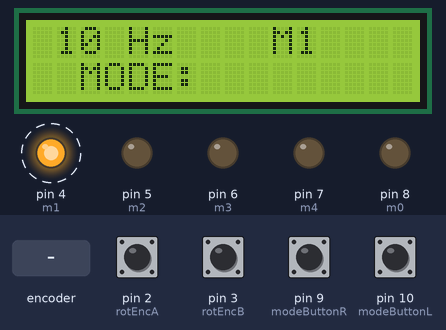
Bench run of a sketch on a simulated Arduino Uno, built with avr-gcc and run on an emulated ATmega328P. On the bench: 16×2 character LCD, output pins drawn as LEDs (lit = HIGH). Dashed ring = blinking. Inputs (shaded band) come from the test bench; at power-on: pin 2 (rotEncA), pin 3 (rotEncB) HIGH, pin 9 (modeButtonR), pin 10 (modeButtonL) LOW.

Above: at 1.2 s.
1.3 s: pin 9 (modeButtonR) pulled HIGH for 0.15 s
2.0 s: pin 10 (modeButtonL) pulled HIGH for 0.15 s
2.7 s: pin 10 (modeButtonL) pulled HIGH for 1 s
At 2.87 s:
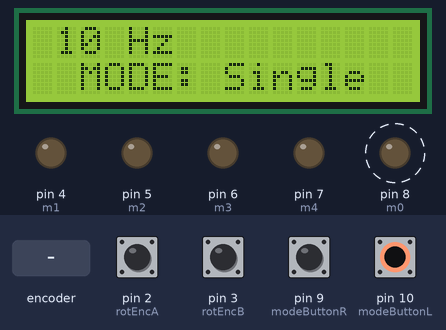
4.3 s: rotary encoder on pin 2 (rotEncA) / pin 3 (rotEncB) turned 1 step (first pin leading)
At 4.9 s:
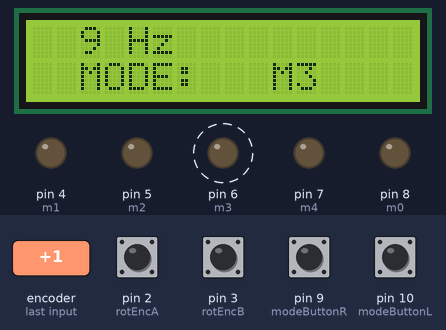
6.0 s: pin 10 (modeButtonL) pulled HIGH for 3.2 s
At 6.78 s:
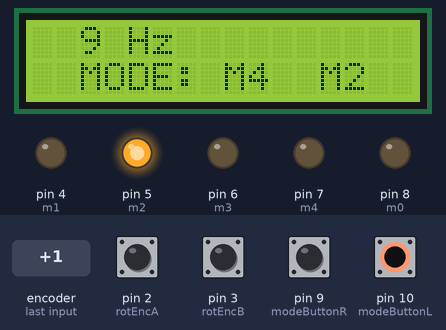
9.8 s: pin 9 (modeButtonR) pulled HIGH for 1 s
At 10.37 s:
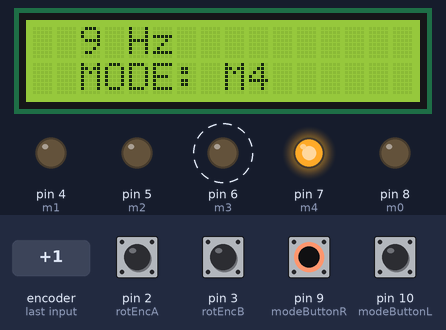
Timing chart, 0 to 12.4 s (numbered marks = the images above; inputs shaded):
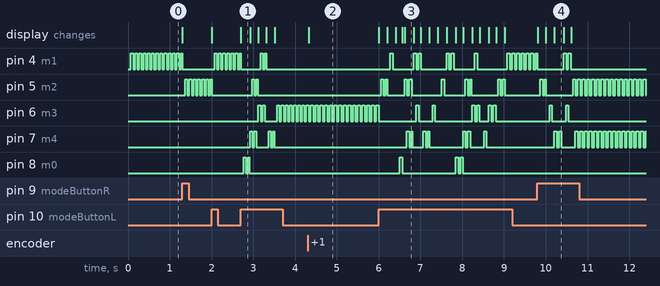

The sketch:

whiskerStim.ino
```cpp
// Pin Mappping:
// Pin 2: Rotary Encoder PinA
// Pin 3: Rotary Encoder PinB
// Pin 4: Heating Pad
// Pin 5: Buzzer
// Pin 6: LCD pin3 (contrast)
// Pin 7: Sensor
// Pin 14(A0): LCD pin 4
// Pin 15(A1): LCD pin 6
// Pin 16(A2): LCD pin 11
// Pin 17(A3): LCD pin 12
// Pin 18(A4): LCD pin 13
// Pin 19(A5): LCD pin 14

#include <LiquidCrystal.h>

// initialize the library with the numbers of the interface pins
LiquidCrystal lcd(14, 15, 16, 17, 18, 19);

int rotEncA = 2; // Rotary Encoder pinA
int rotEncB = 3; // Rotary Encoder pinB
int LCD_contrast = 6;


volatile float freq=10;
volatile boolean halfleft = false;      // Used in both interrupt routines
volatile boolean halfright = false;

float maxfreq = 100;
float minfreq = 1;

int m0 = 8;
int m1 = 4;
int m2 = 5;
int m3 = 6;
int m4 = 7;

int m =1;
int MODE = 1;
boolean OUT = LOW;

int modeButtonL = 10;
int modeButtonR = 9;

long lastButton;
long currentTime;
long lastTime;
float f =0;
float T;

void setup(void)
{
  pinInit();
  lcd.begin(16, 2);
  resetSolenoids();
  dispMode(m);
}


void loop(void)
{

  boolean rVal = digitalRead(modeButtonR);
  boolean lVal = digitalRead(modeButtonL);

  if (rVal == HIGH && (currentTime - lastButton)>200) {
    if(MODE == 6){
      MODE = 0;
    } else{
      MODE++;
    }
    resetSolenoids();
    lastButton = currentTime;
  } else if(lVal == HIGH && (currentTime - lastButton)>200) {

    if(MODE == 0){
      MODE = 6;
    } else{
      MODE--;
    }
    resetSolenoids();
    lastButton = currentTime;
  }

/////// Display Frequency /////////
if(f != freq || m != MODE){
    f = freq;
    m = MODE;
    dispMode(m);
    lcd.setCursor(0,0);
    if(freq<10){
      lcd.print(" ");
    }
    if(freq<100){
      lcd.print(" ");
    }
    lcd.print(freq,0);
    lcd.print(" Hz  ");
}
////////////////////////////

//////////////////////////

  T = 1000/freq; // half-Period in microseconds
  currentTime = millis();

if(currentTime - lastTime >= T/2){
  OUT = !OUT;
    // 4-magnets
    if(MODE <5){
     pulse(OUT,MODE);
    }else{
     pulse2(OUT,MODE);
    }
  lastTime = currentTime;
}

}


void resetSolenoids(){
 digitalWrite(m0,LOW);
 digitalWrite(m1,LOW);
 digitalWrite(m2,LOW);
 digitalWrite(m3,LOW);
 digitalWrite(m4,LOW);
}

void pulse(boolean out, int mode){
  if(mode == 0){
    digitalWrite(m0,out);
  } else if(mode == 1){
    digitalWrite(m1,out);
  } else if(mode == 2){
    digitalWrite(m2,out);
  } else if(mode == 3){
    digitalWrite(m3,out);
  } else if(mode == 4){
    digitalWrite(m4,out);
  }
}

void pulse2(boolean out, int mode){
  if(mode == 5){
    digitalWrite(m1,out);
    digitalWrite(m3,!out);
  } else if(mode == 6){
    digitalWrite(m2,out);
    digitalWrite(m4,!out);
  }
}

void dispMode(int mode){
  lcd.clear();
  lcd.setCursor(2,1);
  lcd.print("MODE: ");
  if(mode == 0){
   lcd.print("Single");
  }else if(mode == 1){
    lcd.setCursor(10,0);
    lcd.print("M1");
  }else if(mode == 2){
    lcd.setCursor(12,1);
    lcd.print("M2");
  }else if(mode == 3){
    lcd.setCursor(10,1);
    lcd.print("M3");
  }else if(mode == 4){
    lcd.setCursor(8,1);
    lcd.print("M4");
  }else if(mode == 5){
    lcd.setCursor(10,0);
    lcd.print("M1");
    lcd.setCursor(10,1);
    lcd.print("M3");
  }else if(mode == 6){
    lcd.setCursor(12,1);
    lcd.print("M2");
    lcd.setCursor(8,1);
    lcd.print("M4");
  }

}


//////////////////// Rotary Encoder Interrupts //////////////////
//http://home.online.no/~togalaas/rotary_encoder/
void isr_2(){                                              // Pin2 went LOW
  delay(1);                                                // Debounce time
  if(digitalRead(rotEncA) == LOW){                               // Pin2 still LOW ?
    if(digitalRead(rotEncB) == HIGH && halfright == false){      // -->
      halfright = true;                                    // One half click clockwise
    }
    if(digitalRead(rotEncB) == LOW && halfleft == true){         // <--
      halfleft = false;      // One whole click counter-
      if(freq<maxfreq){
        freq+=1;                                            // clockwise
      }
    }
  }
}
void isr_3(){                                             // Pin3 went LOW
  delay(1);                                               // Debounce time
  if(digitalRead(rotEncB) == LOW){                              // Pin3 still LOW ?
    if(digitalRead(rotEncA) == HIGH && halfleft == false){      // <--
      halfleft = true;                                    // One half  click counter-
    }                                                     // clockwise
    if(digitalRead(rotEncA) == LOW && halfright == true){       // -->
      halfright = false;                                  // One whole click clockwise
      if(freq>minfreq){
        freq-=1;
      }
    }
  }
}

void pinInit(){
    // Initialize LCD
  pinMode(16,OUTPUT); // LCD 11 to pin 16(A2)
  pinMode(17,OUTPUT); // LCD 12 to pin 17(A3)
  pinMode(18,OUTPUT); // LCD 13 to pin 18(A4)
  pinMode(19,OUTPUT); // LCD 14 to pin 19(A5)

  //Initialize Rotary Encoder
  pinMode(rotEncA, INPUT);
  digitalWrite(rotEncA, HIGH);                // Turn on internal pullup resistor
  pinMode(rotEncB, INPUT);
  digitalWrite(rotEncB, HIGH);                // Turn on internal pullup resistor
  attachInterrupt(0, isr_2, FALLING);   // Call isr_2 when digital pin 2 goes LOW
  attachInterrupt(1, isr_3, FALLING);   // Call isr_3 when digital pin 3 goes LOW
  // Initialize Solenoids
  pinMode(m0,OUTPUT);
  pinMode(m1,OUTPUT);
  pinMode(m2,OUTPUT);
  pinMode(m3,OUTPUT);
  pinMode(m4,OUTPUT);

  pinMode(modeButtonL,INPUT);
  pinMode(modeButtonR,INPUT);
  Serial.begin(9600);
}
```

Measured:
- after the input at 1.3 s, pin 4 (m1): goes on until 1.3 s, then stays LOW; pin 5 (m2): alternates HIGH for 0.05 s and LOW for 0.05 s, starting after 0.07 s
- after the input at 2.0 s, pin 4 (m1): alternates HIGH for 0.05 s and LOW for 0.05 s, starting after 0.07 s; pin 5 (m2): goes on until 2.0 s, then stays LOW
- after the input at 2.7 s, pin 5 (m2): alternates HIGH for 0.04 s and LOW for 0.05 s, 4 changes in all, then stays LOW, starting after 0.27 s; pin 6 (m3): goes HIGH 0.05 s, LOW 0.05 s, HIGH 0.05 s, LOW 0.30 s, 7 × (HIGH 0.05 s, LOW 0.05 s), then HIGH, starting after 0.42 s
- after the input at 4.3 s, the display: changes at once (image 2)
- after the input at 6.0 s, pin 8 (m0): goes HIGH 0.06 s, LOW 1.3 s, HIGH 0.06 s, LOW 0.06 s, HIGH 0.05 s, then LOW, starting after 0.51 s; the display: first changes at once (image 3 shows a later state)
- after the input at 9.8 s, pin 5 (m2): goes HIGH 0.06 s, LOW 0.06 s, HIGH 0.02 s, LOW 0.65 s, 15 × (HIGH 0.06 s, LOW 0.06 s), HIGH 0.06 s, then LOW, starting after 0.07 s; pin 6 (m3): alternates HIGH for 0.06 s and LOW for 0.34 s, 4 changes in all, then stays LOW, starting after 0.29 s
- by itself, pin 4 (m1): alternates HIGH for 0.05 s and LOW for 0.05 s
